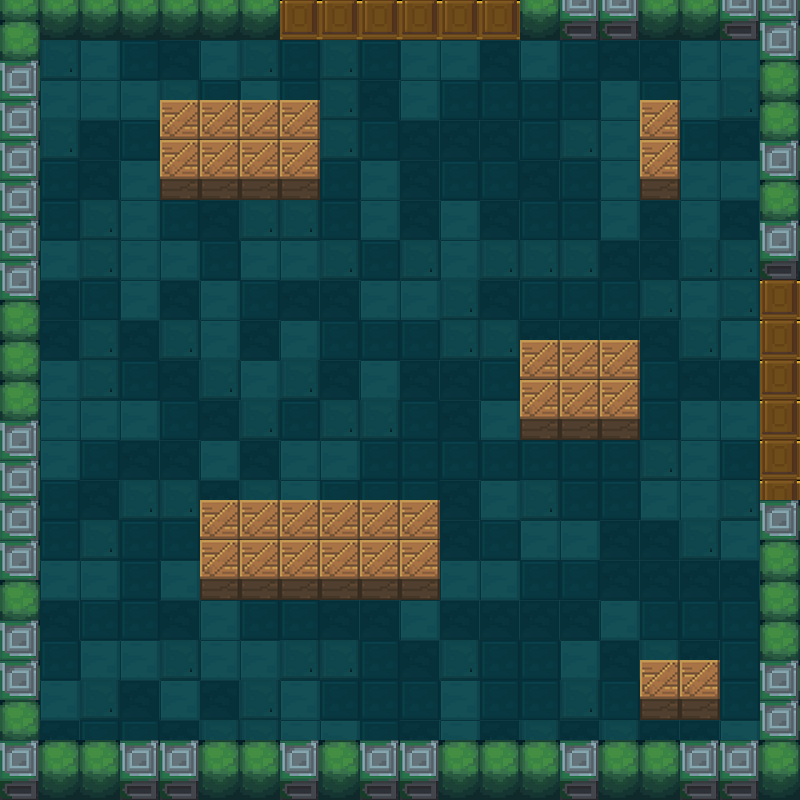

This game map was drawn from its Tiled (.tmx) file and the tilesets committed beside it. A one-line description and the trimmed map source follow:
An orthogonal 20x20 tile map with 40x40 px tiles, 4 tile layers (exit, floor, roomVerge, barrier), 1 hidden layer not drawn, 5 tilesets.

<map version="1.0" orientation="orthogonal" renderorder="right-down" width="20" height="20" tilewidth="40" tileheight="40">
 <tileset firstgid="1" name="floor" tilewidth="40" tileheight="40">
  <image source="floors.png" width="160" height="40" />
 </tileset>
 <tileset firstgid="5" name="roomVerge" tilewidth="40" tileheight="60">
  <image source="1.png" width="80" height="60" />
 </tileset>
 <tileset firstgid="7" name="boxBarrier" tilewidth="40" tileheight="60">
  <image source="木箱.png" width="40" height="60" />
 </tileset>
 <tileset firstgid="8" name="meta" tilewidth="40" tileheight="40">
  <image source="meta_tiles.png" width="280" height="70" />
  <tile id="0">
   <properties>
    <property name="Collidable" value="true" />
   </properties>
  </tile>
 </tileset>
 <tileset firstgid="15" name="exit" tilewidth="40" tileheight="40">
  <image source="上下门（关）.png" width="40" height="80" />
 </tileset>
 <layer name="Meta" width="20" height="20" visible="0">
  <data>[400 cells, 94 non-empty, 1 distinct tile ids]</data>
 </layer>
 <layer name="exit" width="20" height="20">
  <properties>
   <property name="cc_vertexz" value="-500" />
  </properties>
  <data>[400 cells, 12 non-empty, 1 distinct tile ids]</data>
 </layer>
 <layer name="floor" width="20" height="20">
  <properties>
   <property name="cc_vertexz" value="-500" />
  </properties>
  <data>[400 cells, 324 non-empty, 4 distinct tile ids]</data>
 </layer>
 <layer name="roomVerge" width="20" height="20">
  <properties>
   <property name="cc_vertexz" value="automatic" />
  </properties>
  <data>[400 cells, 64 non-empty, 2 distinct tile ids]</data>
 </layer>
 <layer name="barrier" width="20" height="20">
  <properties>
   <property name="cc_vertexz" value="automatic" />
  </properties>
  <data>[400 cells, 30 non-empty, 1 distinct tile ids]</data>
 </layer>
</map>
